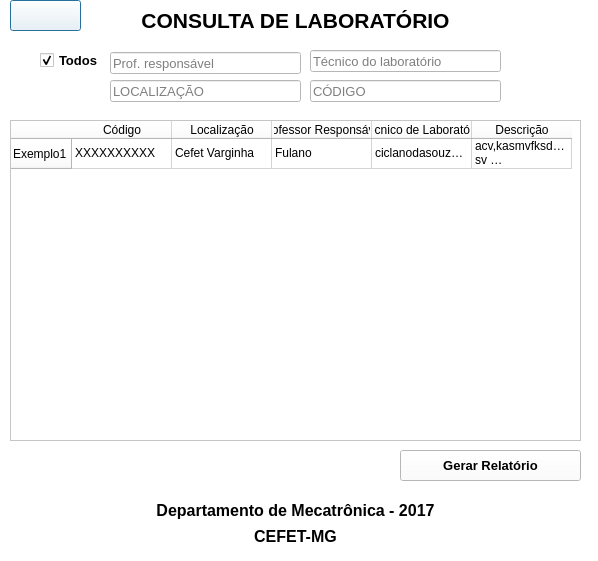
<?xml version="1.0" encoding="UTF-8"?>
<ui version="4.0">
 <class>ConsLab</class>
 <widget class="QDialog" name="ConsLab">
  <property name="geometry">
   <rect>
    <x>0</x>
    <y>0</y>
    <width>598</width>
    <height>561</height>
   </rect>
  </property>
  <property name="windowTitle">
   <string>Dialog</string>
  </property>
  <property name="styleSheet">
   <string notr="true">background-color: rgb(255, 255, 255);</string>
  </property>
  <widget class="QTableWidget" name="tableWidget">
   <property name="geometry">
    <rect>
     <x>10</x>
     <y>120</y>
     <width>571</width>
     <height>321</height>
    </rect>
   </property>
   <property name="toolTip">
    <string>&lt;html&gt;&lt;head/&gt;&lt;body&gt;&lt;p&gt;sdsadfaf&lt;/p&gt;&lt;/body&gt;&lt;/html&gt;</string>
   </property>
   <row>
    <property name="text">
     <string>Exemplo1</string>
    </property>
   </row>
   <column>
    <property name="text">
     <string>Código</string>
    </property>
   </column>
   <column>
    <property name="text">
     <string>Localização</string>
    </property>
   </column>
   <column>
    <property name="text">
     <string>Professor Responsável</string>
    </property>
   </column>
   <column>
    <property name="text">
     <string>Técnico de Laboratório</string>
    </property>
   </column>
   <column>
    <property name="text">
     <string>Descrição</string>
    </property>
   </column>
   <item row="0" column="0">
    <property name="text">
     <string>XXXXXXXXXX</string>
    </property>
   </item>
   <item row="0" column="1">
    <property name="text">
     <string>Cefet Varginha</string>
    </property>
   </item>
   <item row="0" column="2">
    <property name="text">
     <string>Fulano</string>
    </property>
   </item>
   <item row="0" column="3">
    <property name="text">
     <string>ciclanodasouza@gmail.com</string>
    </property>
   </item>
   <item row="0" column="4">
    <property name="text">
     <string>acv,kasmvfksdmsdsdvdvsdvmd sv sdvsvmsd,vmsdvmsdmvsdmvksdmvm,sdçvm,svmçpsm,bmfsbçmdbd</string>
    </property>
    <property name="foreground">
     <brush brushstyle="Dense1Pattern">
      <color alpha="255">
       <red>0</red>
       <green>0</green>
       <blue>0</blue>
      </color>
     </brush>
    </property>
   </item>
  </widget>
  <widget class="QLabel" name="label">
   <property name="geometry">
    <rect>
     <x>10</x>
     <y>10</y>
     <width>571</width>
     <height>21</height>
    </rect>
   </property>
   <property name="font">
    <font>
     <pointsize>16</pointsize>
     <weight>75</weight>
     <bold>true</bold>
    </font>
   </property>
   <property name="text">
    <string>CONSULTA DE LABORATÓRIO</string>
   </property>
   <property name="alignment">
    <set>Qt::AlignCenter</set>
   </property>
  </widget>
  <widget class="QLineEdit" name="lineEdit_3">
   <property name="geometry">
    <rect>
     <x>110</x>
     <y>52</y>
     <width>191</width>
     <height>22</height>
    </rect>
   </property>
   <property name="font">
    <font>
     <pointsize>10</pointsize>
    </font>
   </property>
   <property name="placeholderText">
    <string>Prof. responsável</string>
   </property>
  </widget>
  <widget class="QLineEdit" name="lineEdit_4">
   <property name="geometry">
    <rect>
     <x>310</x>
     <y>50</y>
     <width>191</width>
     <height>22</height>
    </rect>
   </property>
   <property name="font">
    <font>
     <pointsize>10</pointsize>
    </font>
   </property>
   <property name="placeholderText">
    <string>Técnico do laboratório</string>
   </property>
  </widget>
  <widget class="QLineEdit" name="lineEdit">
   <property name="geometry">
    <rect>
     <x>310</x>
     <y>80</y>
     <width>191</width>
     <height>22</height>
    </rect>
   </property>
   <property name="font">
    <font>
     <pointsize>10</pointsize>
    </font>
   </property>
   <property name="placeholderText">
    <string>CÓDIGO</string>
   </property>
  </widget>
  <widget class="QPushButton" name="pushButton_4">
   <property name="geometry">
    <rect>
     <x>10</x>
     <y>0</y>
     <width>71</width>
     <height>31</height>
    </rect>
   </property>
   <property name="minimumSize">
    <size>
     <width>61</width>
     <height>31</height>
    </size>
   </property>
   <property name="maximumSize">
    <size>
     <width>100</width>
     <height>100</height>
    </size>
   </property>
   <property name="styleSheet">
    <string notr="true">background-image: url(:/img/img/voltar.png);</string>
   </property>
   <property name="text">
    <string/>
   </property>
  </widget>
  <widget class="QPushButton" name="pushButton">
   <property name="geometry">
    <rect>
     <x>400</x>
     <y>450</y>
     <width>181</width>
     <height>31</height>
    </rect>
   </property>
   <property name="font">
    <font>
     <pointsize>10</pointsize>
     <weight>75</weight>
     <bold>true</bold>
    </font>
   </property>
   <property name="text">
    <string>Gerar Relatório</string>
   </property>
  </widget>
  <widget class="QWidget" name="">
   <property name="geometry">
    <rect>
     <x>10</x>
     <y>500</y>
     <width>571</width>
     <height>46</height>
    </rect>
   </property>
   <layout class="QVBoxLayout" name="verticalLayout">
    <item>
     <widget class="QLabel" name="label_2">
      <property name="font">
       <font>
        <pointsize>12</pointsize>
        <weight>75</weight>
        <bold>true</bold>
       </font>
      </property>
      <property name="text">
       <string>Departamento de Mecatrônica - 2017</string>
      </property>
      <property name="alignment">
       <set>Qt::AlignCenter</set>
      </property>
     </widget>
    </item>
    <item>
     <widget class="QLabel" name="label_3">
      <property name="font">
       <font>
        <pointsize>12</pointsize>
        <weight>75</weight>
        <bold>true</bold>
       </font>
      </property>
      <property name="text">
       <string>CEFET-MG</string>
      </property>
      <property name="alignment">
       <set>Qt::AlignCenter</set>
      </property>
     </widget>
    </item>
   </layout>
  </widget>
  <widget class="QCheckBox" name="checkBox">
   <property name="geometry">
    <rect>
     <x>40</x>
     <y>50</y>
     <width>58</width>
     <height>20</height>
    </rect>
   </property>
   <property name="font">
    <font>
     <pointsize>10</pointsize>
     <weight>75</weight>
     <bold>true</bold>
    </font>
   </property>
   <property name="text">
    <string>Todos</string>
   </property>
   <property name="checked">
    <bool>true</bool>
   </property>
  </widget>
  <widget class="QLineEdit" name="lineEdit_2">
   <property name="geometry">
    <rect>
     <x>110</x>
     <y>80</y>
     <width>191</width>
     <height>22</height>
    </rect>
   </property>
   <property name="font">
    <font>
     <pointsize>10</pointsize>
    </font>
   </property>
   <property name="placeholderText">
    <string>LOCALIZAÇÃO</string>
   </property>
  </widget>
 </widget>
 <resources/>
 <connections>
  <connection>
   <sender>pushButton_4</sender>
   <signal>clicked()</signal>
   <receiver>ConsLab</receiver>
   <slot>close()</slot>
   <hints>
    <hint type="sourcelabel">
     <x>47</x>
     <y>16</y>
    </hint>
    <hint type="destinationlabel">
     <x>28</x>
     <y>89</y>
    </hint>
   </hints>
  </connection>
 </connections>
</ui>
